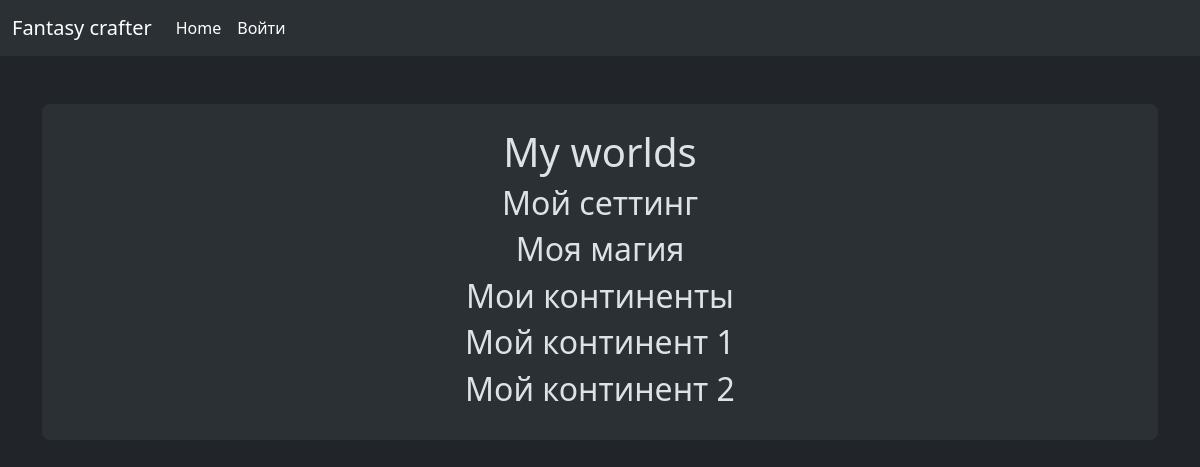
Before: / with the older database file.
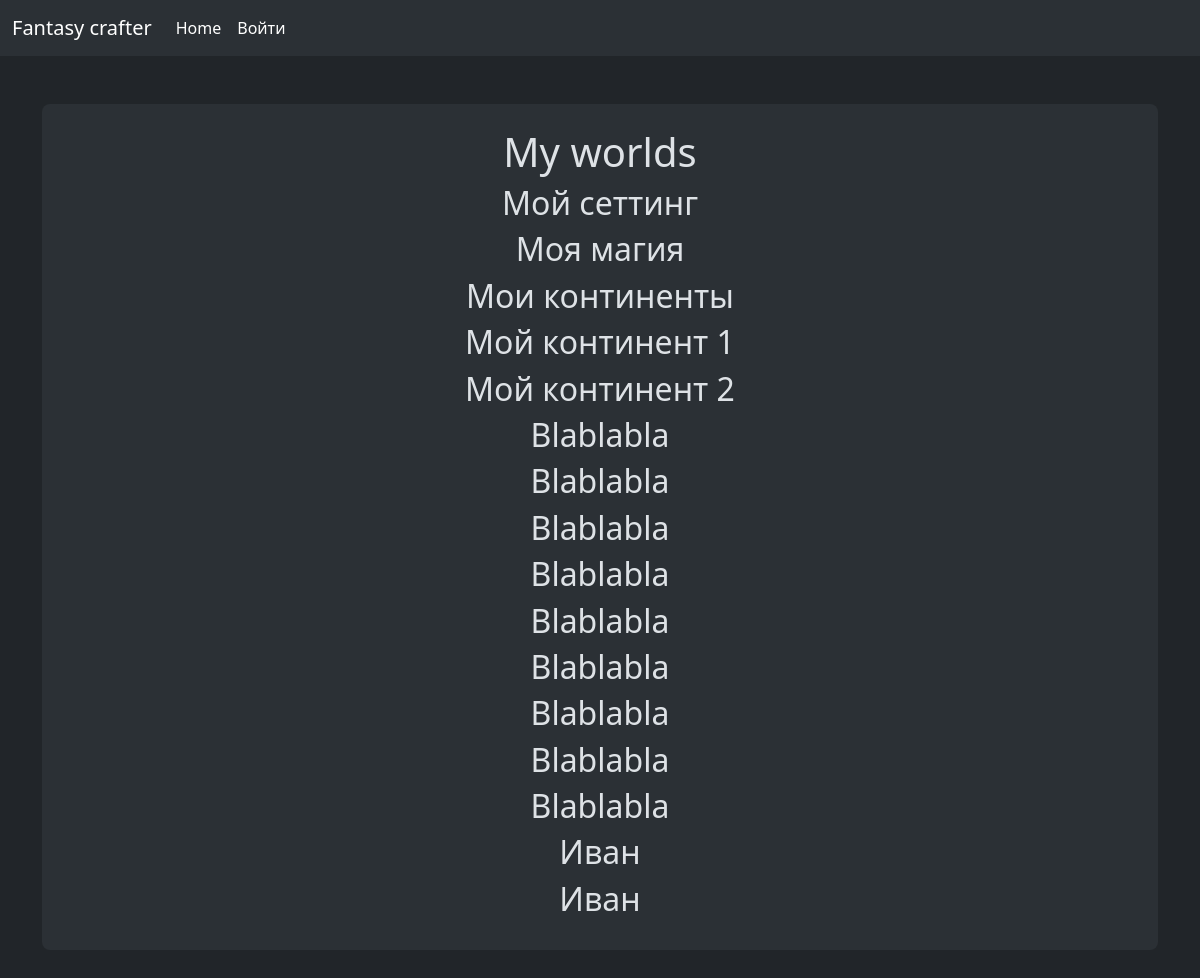
After: the same page with the newer database file.
### node_manager/models.py (models this page shows)
class Nodes(models.Model):
    name = models.CharField(max_length=200)
    access_mode = models.ForeignKey(AccessModes, null=False, blank=False, on_delete=models.DO_NOTHING)
    owner = models.ForeignKey(User, null=False, blank=False, on_delete=models.DO_NOTHING, related_name='node_owner') # TODO: make "if owner changes" logic
    creator = models.ForeignKey(User, null=False, blank=False, on_delete=models.DO_NOTHING, related_name='node_creator') # TODO: make "if creator deleted" logic
    parent = models.ForeignKey('self', null=True, blank=True, on_delete=models.SET_NULL)

### node_manager/views.py (the view)
# urls.py: 2. Add a URL to urlpatterns:  path('', views.home, name='home')
def home(request):
    nodes = Nodes.objects.all()
    return render(request, "home.html", {"nodes": nodes})

### node_manager/templates/home.html
{% extends 'base_layout.html' %}
{% block content %}
    <div class="container my-5">
        <div class="p-4 text-center bg-body-tertiary rounded-3">
            <h1>My worlds</h1>
            {% for node in nodes %}
            <h2>{{ node.name }}</h2>
            {% endfor %}
        </div>
    </div>
{% endblock %}

### node_manager/templates/base_layout.html (shortened to what this page needs)
{% load static %}
<!DOCTYPE html>
<html lang="en" data-bs-theme="dark">
<head>
  <link href="https://cdn.jsdelivr.net/npm/bootstrap@5.3.6/dist/css/bootstrap.min.css" rel="stylesheet">
</head>
<body>
    <nav class="navbar navbar-expand-lg bg-body-tertiary">
      <div class="container-fluid">
        <a class="navbar-brand" href="{% url 'node_manager:home' %}">Fantasy crafter</a>
        <div class="collapse navbar-collapse" id="navbarSupportedContent">
          <ul class="navbar-nav me-auto mb-2 mb-lg-0">
            <li class="nav-item">
              <a class="nav-link active" aria-current="page" href="{% url 'node_manager:home' %}">Home</a>
            </li>
            {% if user.is_authenticated %}
            <li class="nav-item">
              <a class="nav-link active" href="{% url 'node_manager:create_root' %}">Создать новое дерево</a>
            </li>
            <li class="nav-item">
              <a class="nav-link active" href="{% url 'users:logout' %}">Выйти</a>
            </li>
            {% else %}
            <li class="nav-item">
              <a class="nav-link active" href="{% url 'users:login' %}">Войти</a>
            </li>
            {% endif %}
          </ul>
        </div>
      </div>
    </nav>
  <main>{% block content %} {% endblock %}</main>
</body>
</html>

Changed rows visible on the page:
added Nodes: name "Blablabla"
added Nodes: name "Blablabla"
added Nodes: name "Blablabla"
added Nodes: name "Blablabla"
added Nodes: name "Blablabla"
added Nodes: name "Blablabla"
added Nodes: name "Blablabla"
added Nodes: name "Blablabla"
added Nodes: name "Blablabla"
added Nodes: name "Иван"
added Nodes: name "Иван"
